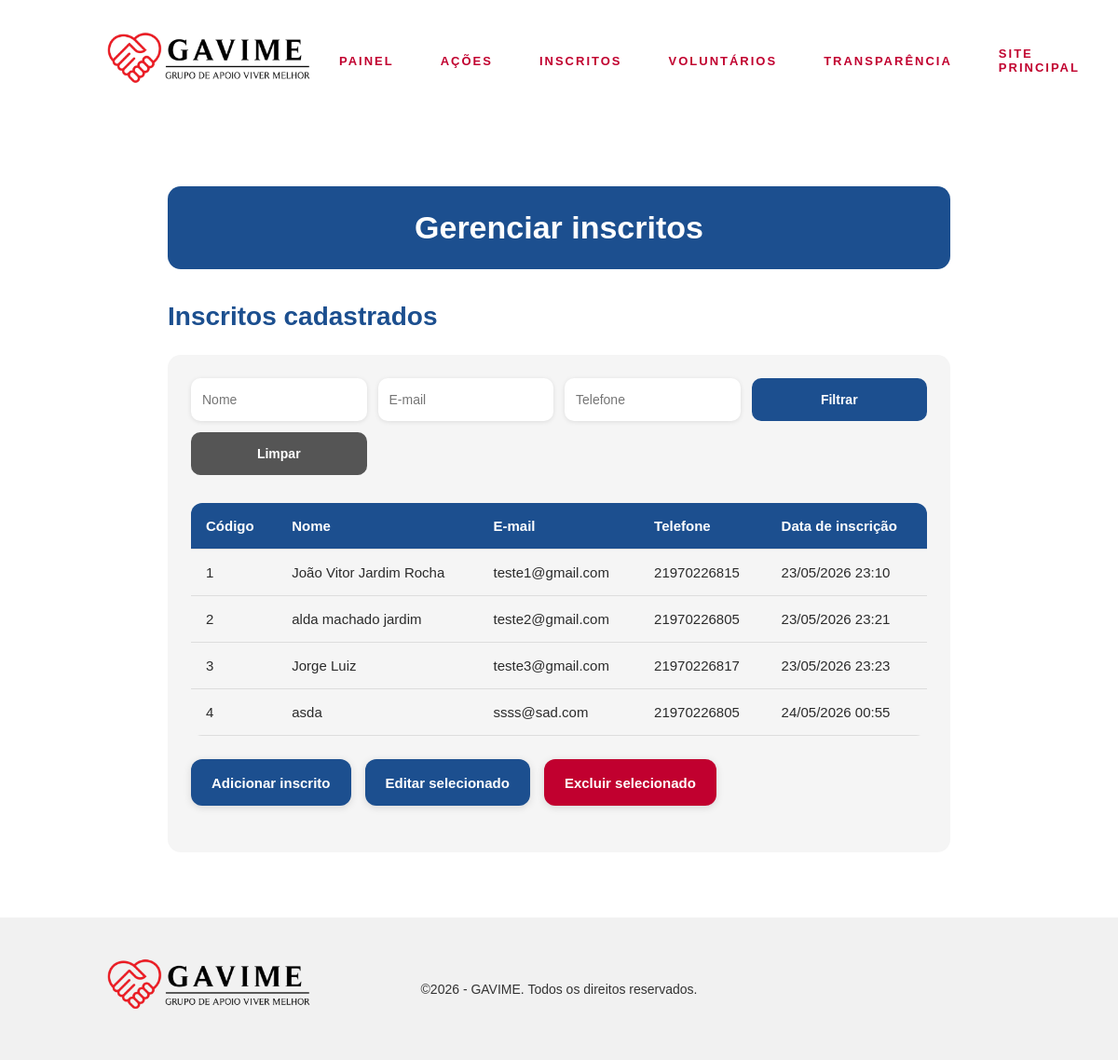
Page /funcionarios/inscritos/ on the committed database.
### core/models.py (models this page shows, shortened)
class Inscrito(models.Model):
    nome = models.CharField(
        max_length=100
    )
    email = models.EmailField(
        max_length=100,
        unique=True
    )
    telefone = models.CharField(
        max_length=20,
        blank=True
    )
    data_inscricao = models.DateTimeField(
        auto_now_add=True
    )

### core/views.py (the view)
def funcionarios_inscritos(request):
    inscritos = Inscrito.objects.all()
    filtro_nome = request.GET.get('filtro_nome', '')
    filtro_email = request.GET.get('filtro_email', '')
    filtro_telefone = request.GET.get('filtro_telefone', '')
    if filtro_nome:
        inscritos = inscritos.filter(nome__icontains=filtro_nome)
    if filtro_email:
        inscritos = inscritos.filter(email__icontains=filtro_email)
    if filtro_telefone:
        inscritos = inscritos.filter(telefone__icontains=filtro_telefone)
    return render(request, 'funcionarios_inscritos.html', {
        'inscritos': inscritos,
        'filtro_nome': filtro_nome,
        'filtro_email': filtro_email,
        'filtro_telefone': filtro_telefone
    })

### core/templates/funcionarios_inscritos.html (shortened to what this page needs)
{% load static %}
<!DOCTYPE html>
<html>
	<head>
		<link rel = "stylesheet" href = "{% static 'css/style.css' %}">
	</head>
	<body id = 'topo'>
		<header>
			<div class = 'cabecalho'>
				<a href = "/funcionarios/">
					<img src = "{% static 'img/logoGavime.png' %}" class = 'logo' alt = 'Logo GAVIME'>
				</a>
				<nav>
					<a href = "/funcionarios/">Painel</a>
					<a href = "/funcionarios/atividades/">Ações</a>
					<a href = "/funcionarios/inscritos/">Inscritos</a>
					<a href = "/funcionarios/voluntarios/">Voluntários</a>
					<a href="/funcionarios/despesas/">Transparência</a>
					<a href = "/">Site principal</a>
				</nav>
			</div>
		</header>
		<section class = 'conteudo'>
			<div class = 'topoPainel'>
				<h1>Gerenciar inscritos</h1>
			</div>
			<h1>Inscritos cadastrados</h1>
			<div class = 'areaTabelaFuncionarios'>
				<form class = 'formularioFiltrosTabela' method = 'GET'>
					<input type = 'text' name = 'filtro_nome' placeholder = 'Nome' value = '{{ filtro_nome }}'>
					<input type = 'text' name = 'filtro_email' placeholder = 'E-mail' value = '{{ filtro_email }}'>
					<input type = 'text' name = 'filtro_telefone' placeholder = 'Telefone' value = '{{ filtro_telefone }}'>
					<button type = 'submit'>
						Filtrar
					</button>
					<a href = '/funcionarios/inscritos/'>
						Limpar
					</a>
				</form>
				<div class = 'tabelaContainer'>
					<table class = 'tabelaFuncionarios'>
						<tr>
							<th>Código</th>
							<th>Nome</th>
							<th>E-mail</th>
							<th>Telefone</th>
							<th>Data de inscrição</th>
						</tr>
						{% for inscrito in inscritos %}
							<tr class = 'linhaInscrito' onclick = 'selecionarInscrito(this, "{{ inscrito.id }}")'>
								<td>{{ inscrito.id }}</td>
								<td>{{ inscrito.nome }}</td>
								<td>{{ inscrito.email }}</td>
								<td>{{ inscrito.telefone }}</td>
								<td>{{ inscrito.data_inscricao|date:"d/m/Y H:i" }}</td>
							</tr>
						{% empty %}
							<tr>
								<td colspan = '5'>
									Nenhum inscrito cadastrado.
								</td>
							</tr>
						{% endfor %}
					</table>
				</div>
				<div class = 'botoesAcaoTabela'>
					<button class = 'botaoEditarSelecionado' type = 'button' onclick = 'adicionarInscrito()'>
						Adicionar inscrito
					</button>
					<button class = 'botaoEditarSelecionado' type = 'button' onclick = 'editarInscritoSelecionado()'>
						Editar selecionado
					</button>
					<button class = 'botaoExcluirSelecionado' type = 'button' onclick = 'excluirInscritoSelecionado()'>
						Excluir selecionado
					</button>
				</div>
			</div>
		</section>
		<footer>
			<div class="footerContainerFuncionarios">
				<div class="footerLogo">
					<a href="#topo">
						<img src="{% static 'img/logoGavime.png' %}" class="logoFooter" alt="Logo GAVIME">
					</a>
				</div>
				<p class="direitos">
					©2026 - GAVIME. Todos os direitos reservados.
				</p>
			</div>
		</footer>
	</body>
</html>

### core/static/css/style.css (style rules this page uses)
html { scroll-behavior:smooth; }
body { margin:0; padding:0; font-family:Arial, Helvetica, sans-serif; color:#2b2b2b; background-color:#ffffff; overflow-x:hidden; min-height:100vh; display:flex; flex-direction:column; }
header { width:100%; height:130px; background-color:#ffffff; display:flex; justify-content:center; align-items:center; box-sizing:border-box; }
.cabecalho { width:100%; max-width:1500px; padding:0 7%; display:flex; justify-content:space-between; align-items:center; box-sizing:border-box; }
.logo { width:280px; height:auto; display:block; }
nav { display:flex; align-items:center; gap:50px; }
nav a { text-decoration:none; color:#c1002f; font-size:13px; font-weight:600; letter-spacing:2px; text-transform:uppercase; transition:0.4s; }
.conteudo { width:70%; max-width:900px; margin:auto; padding:70px 0; text-align:left; }
.conteudo h1 { font-size:28px; font-weight:700; margin-bottom:25px; color:#1c4f8f; }
form { width:100%; }
footer { width:100%; background:#f1f1f1; padding:30px 0; margin-top:auto; }
.logoFooter { width:280px; height:auto; }
.direitos { flex:1; text-align:center; font-size:14px; color:#333; min-width:300px; }
.tabelaContainer { width:100%; overflow-x:auto; margin-top:30px; }
.tabelaFuncionarios { width:100%; border-collapse:collapse; background:#f5f5f5; border-radius:12px; overflow:hidden; }
.tabelaFuncionarios th, .tabelaFuncionarios td { padding:16px; text-align:left; border-bottom:1px solid #ddd; font-size:15px; }
.tabelaFuncionarios th { background:#1c4f8f; color:white; }
.botoesAcaoTabela { display:flex; gap:15px; margin:25px 0; flex-wrap:wrap; }
.botaoEditarSelecionado, .botaoExcluirSelecionado { height:50px; padding:0 22px; border:none; border-radius:12px; color:white; font-size:15px; font-weight:600; cursor:pointer; box-shadow:0 2px 8px rgba(0,0,0,0.12); }
.botaoEditarSelecionado { background:#1c4f8f; }
.botaoExcluirSelecionado { background:#c1002f; }
.areaTabelaFuncionarios { width:100%; background:#f5f5f5; padding:25px; border-radius:14px; box-sizing:border-box; margin-top:25px; }
.formularioFiltrosTabela { width:100%; display:grid; grid-template-columns:repeat(auto-fit, minmax(160px, 1fr)); gap:12px; margin-bottom:20px; }
.formularioFiltrosTabela input, .formularioFiltrosTabela select { height:46px; border:none; background:#ffffff; border-radius:10px; padding:0 12px; font-size:14px; box-shadow:0 1px 5px rgba(0,0,0,0.10); box-sizing:border-box; }
.formularioFiltrosTabela button, .formularioFiltrosTabela a { height:46px; border:none; border-radius:10px; text-decoration:none; font-size:14px; font-weight:600; display:flex; align-items:center; justify-content:center; cursor:pointer; box-sizing:border-box; }
.formularioFiltrosTabela button { background:#1c4f8f; color:white; }
.formularioFiltrosTabela a { background:#555; color:white; }
.topoPainel { width:100%; background:#1c4f8f; padding:25px; border-radius:14px; box-sizing:border-box; margin-bottom:35px; }
.topoPainel h1 { color:white; font-size:34px; margin:0; }
.topoPainel { display:flex; flex-direction:column; align-items:center; justify-content:center; }
.footerContainerFuncionarios { width:100%; max-width:1200px; margin:auto; display:grid; grid-template-columns:1fr auto 1fr; align-items:center; padding:0 7%; box-sizing:border-box; }
.footerContainerFuncionarios .footerLogo { display:flex; justify-content:flex-start; }
.footerContainerFuncionarios .direitos { text-align:center; font-size:14px; color:#333; margin:0; }

### rows in the picture
Inscrito: id "1", nome "João Vitor Jardim Rocha", email "teste1@gmail.com", telefone "21970226815", data_inscricao "23/05/2026 23:10"
Inscrito: id "2", nome "alda machado jardim", email "teste2@gmail.com", telefone "21970226805", data_inscricao "23/05/2026 23:21"
Inscrito: id "3", nome "Jorge Luiz", email "teste3@gmail.com", telefone "21970226817", data_inscricao "23/05/2026 23:23"
Inscrito: id "4", nome "asda", email "ssss@sad.com", telefone "21970226805", data_inscricao "24/05/2026 00:55"
